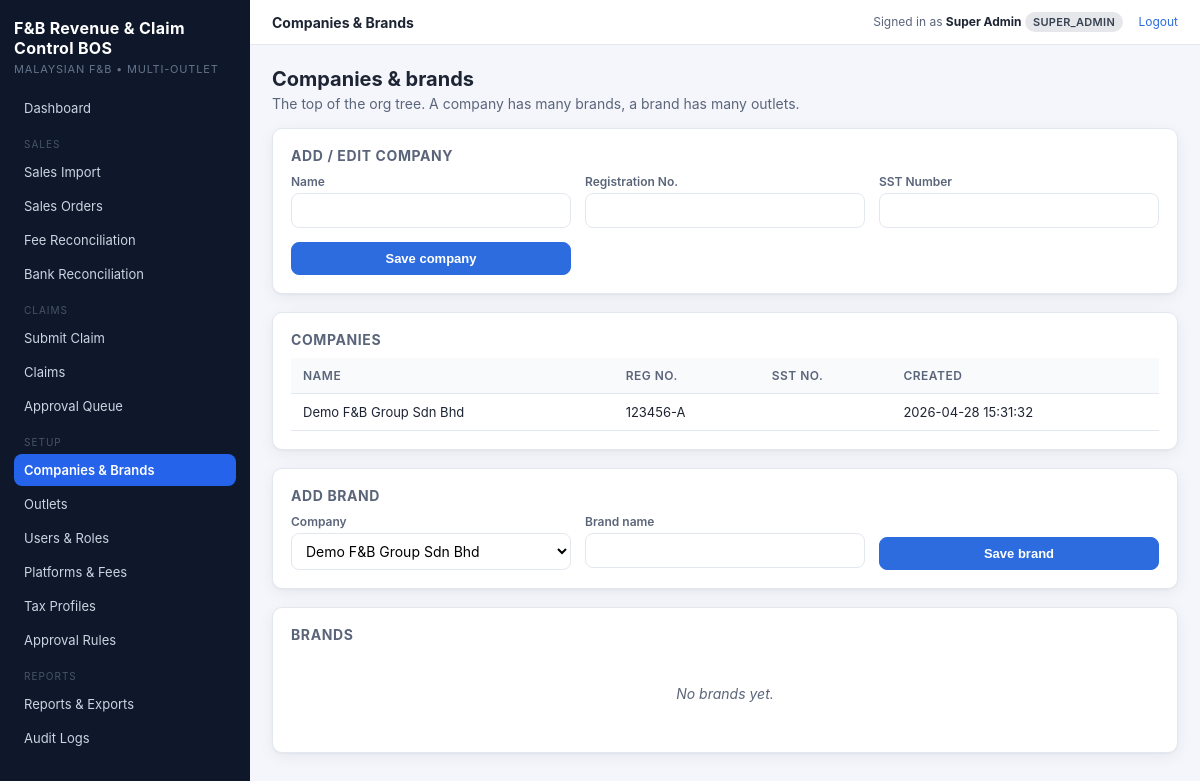
The app's page /public/pages/companies.php (signed in) with its own data.
### tables this page shows
CREATE TABLE IF NOT EXISTS companies (
  id              INT UNSIGNED NOT NULL AUTO_INCREMENT,
  name            VARCHAR(160) NOT NULL,
  registration_no VARCHAR(60)  NULL,
  sst_number      VARCHAR(60)  NULL,
  created_at      DATETIME NOT NULL,
  PRIMARY KEY (id)
);

### src/Support/helpers.php (called while the page is built, shortened)
<?php
function config(?string $key = null, $default = null)
{
    $cfg = $GLOBALS['fnbbos_config'] ?? [];
    $segments = explode('.', $key);
    $value = $cfg;
    foreach ($segments as $seg) {
        if (is_array($value) && array_key_exists($seg, $value)) {
            $value = $value[$seg];
        } else {
            return $default;
        }
    }
    return $value;
}
function db(): PDO
{
    if ($GLOBALS['fnbbos_pdo'] instanceof PDO) {
        return $GLOBALS['fnbbos_pdo'];
    }
    $c = config('db');
    $dsn = sprintf('mysql:host=%s;port=%d;dbname=%s;charset=%s',
        $c['host'], $c['port'], $c['name'], $c['charset']);
    $pdo = new PDO($dsn, $c['user'], $c['pass'], [
        PDO::ATTR_ERRMODE            => PDO::ERRMODE_EXCEPTION,
        PDO::ATTR_DEFAULT_FETCH_MODE => PDO::FETCH_ASSOC,
        PDO::ATTR_EMULATE_PREPARES   => false,
    ]);
    return $pdo;
}
function e(?string $value): string
{
    return htmlspecialchars((string)$value, ENT_QUOTES | ENT_SUBSTITUTE, 'UTF-8');
}

### src/Auth.php (called while the page is built, shortened)
<?php
final class Auth
{
    public static function companyId(): int
    {
        return (int)($_SESSION['auth']['company_id'] ?? 0);
    }
}

### public/pages/companies.php (the view, shortened to what this page needs)
<?php
$companies = db()->query('SELECT * FROM companies ORDER BY name')->fetchAll();
$brands    = db()->query('
    SELECT b.*, c.name AS company_name
    FROM brands b JOIN companies c ON c.id = b.company_id
    ORDER BY c.name, b.name')->fetchAll();
include __DIR__ . '/../partials/header.php';
?>
<div class="page-header"><div><h2>Companies &amp; brands</h2><p>The top of the org tree. A company has many brands, a brand has many outlets.</p></div></div>
<div class="card">
  <h3>Add / edit company</h3>
  <form method="post" class="form-grid">
    <div class="form-row"><label>Name</label><input type="text" name="name" required></div>
    <div class="form-row"><label>Registration No.</label><input type="text" name="registration_no"></div>
    <div class="form-row"><label>SST Number</label><input type="text" name="sst_number"></div>
    <div class="form-row" style="align-self:end;"><button class="btn btn--primary" type="submit">Save company</button></div>
  </form>
</div>
<div class="card">
  <h3>Companies</h3>
  <?php if (!$companies): ?><div class="empty">No companies yet.</div>
  <?php else: ?>
    <table class="data">
      <thead><tr><th>Name</th><th>Reg No.</th><th>SST No.</th><th>Created</th></tr></thead>
      <tbody><?php foreach ($companies as $c): ?>
        <tr>
          <td><?= e($c['name']) ?></td>
          <td><?= e($c['registration_no'] ?? '') ?></td>
          <td><?= e($c['sst_number'] ?? '') ?></td>
          <td><?= e($c['created_at']) ?></td>
        </tr>
      <?php endforeach; ?></tbody>
    </table>
  <?php endif; ?>
</div>
<div class="card">
  <h3>Add brand</h3>
  <form method="post" class="form-grid">
    <div class="form-row"><label>Company</label>
      <select name="company_id" required>
        <?php foreach ($companies as $c): ?>
          <option value="<?= (int)$c['id'] ?>" <?= $c['id']==Auth::companyId()?'selected':'' ?>><?= e($c['name']) ?></option>
        <?php endforeach; ?>
      </select>
    </div>
    <div class="form-row"><label>Brand name</label><input type="text" name="name" required></div>
    <div class="form-row" style="align-self:end;"><button class="btn btn--primary" type="submit">Save brand</button></div>
  </form>
</div>
<div class="card">
  <h3>Brands</h3>
  <?php if (!$brands): ?><div class="empty">No brands yet.</div>
  <?php endif; ?>
</div>
<?php include __DIR__ . '/../partials/footer.php'; ?>

### public/assets/css/app.css (style rules this page uses)
:root { --bg: #f4f6fb; --panel: #ffffff; --panel-border: #e3e7ef; --ink: #1d2433; --ink-soft: #5b657a; --primary: #2d6cdf; --primary-ink: #ffffff; --accent: #0e7c66; --danger: #dc2626; --warning: #ea8a00; --success: #16a34a; --shadow: 0 1px 2px rgba(15,23,42,.04), 0 4px 16px rgba(15,23,42,.06); --radius: 10px; }
* { box-sizing: border-box; }
html, body { margin: 0; padding: 0; }
body { font-family: -apple-system, BlinkMacSystemFont, "Segoe UI", Roboto, "Inter", sans-serif; background: var(--bg); color: var(--ink); font-size: 14px; }
.page-header { display: flex; justify-content: space-between; align-items: end; margin-bottom: 16px; gap: 12px; flex-wrap: wrap; }
.page-header h2 { margin: 0; font-size: 20px; }
.page-header p { margin: 4px 0 0; color: var(--ink-soft); }
.card { background: var(--panel); border: 1px solid var(--panel-border); border-radius: var(--radius); box-shadow: var(--shadow); padding: 18px; margin-bottom: 18px; }
.card h3 { margin: 0 0 10px; font-size: 14px; color: var(--ink-soft); text-transform: uppercase; letter-spacing: .6px; }
table.data { width: 100%; border-collapse: collapse; font-size: 13px; }
table.data th, table.data td { padding: 10px 12px; border-bottom: 1px solid var(--panel-border); text-align: left; }
table.data th { background: #f9fafc; font-weight: 600; font-size: 12px; color: var(--ink-soft); text-transform: uppercase; letter-spacing: .5px; }
.btn { display: inline-block; padding: 8px 14px; border-radius: 8px; font-size: 13px; cursor: pointer; border: 1px solid transparent; font-weight: 600; }
.btn--primary { background: var(--primary); color: var(--primary-ink); border-color: var(--primary); }
.form-grid { display: grid; grid-template-columns: repeat(auto-fit, minmax(220px, 1fr)); gap: 14px; }
.form-row { display: flex; flex-direction: column; gap: 4px; }
.form-row label { font-size: 12px; color: var(--ink-soft); font-weight: 600; }
.form-row input, .form-row select, .form-row textarea { padding: 8px 10px; border-radius: 8px; border: 1px solid var(--panel-border); background: #fff; font-size: 14px; font-family: inherit; }
.empty { text-align: center; color: var(--ink-soft); padding: 32px 12px; font-style: italic; }

### records on screen
companies: name "Demo F&B Group Sdn Bhd", registration_no "123456-A", created_at "2026-04-28 15:31:32"

### other values on screen
config('app.name') "F&B Revenue & Claim Control BOS"
$pageTitle "Companies & Brands"
Auth::user()['name'] "Super Admin"
Rbac::role() "SUPER_ADMIN"
form field company_id "Demo F&B Group Sdn Bhd"
